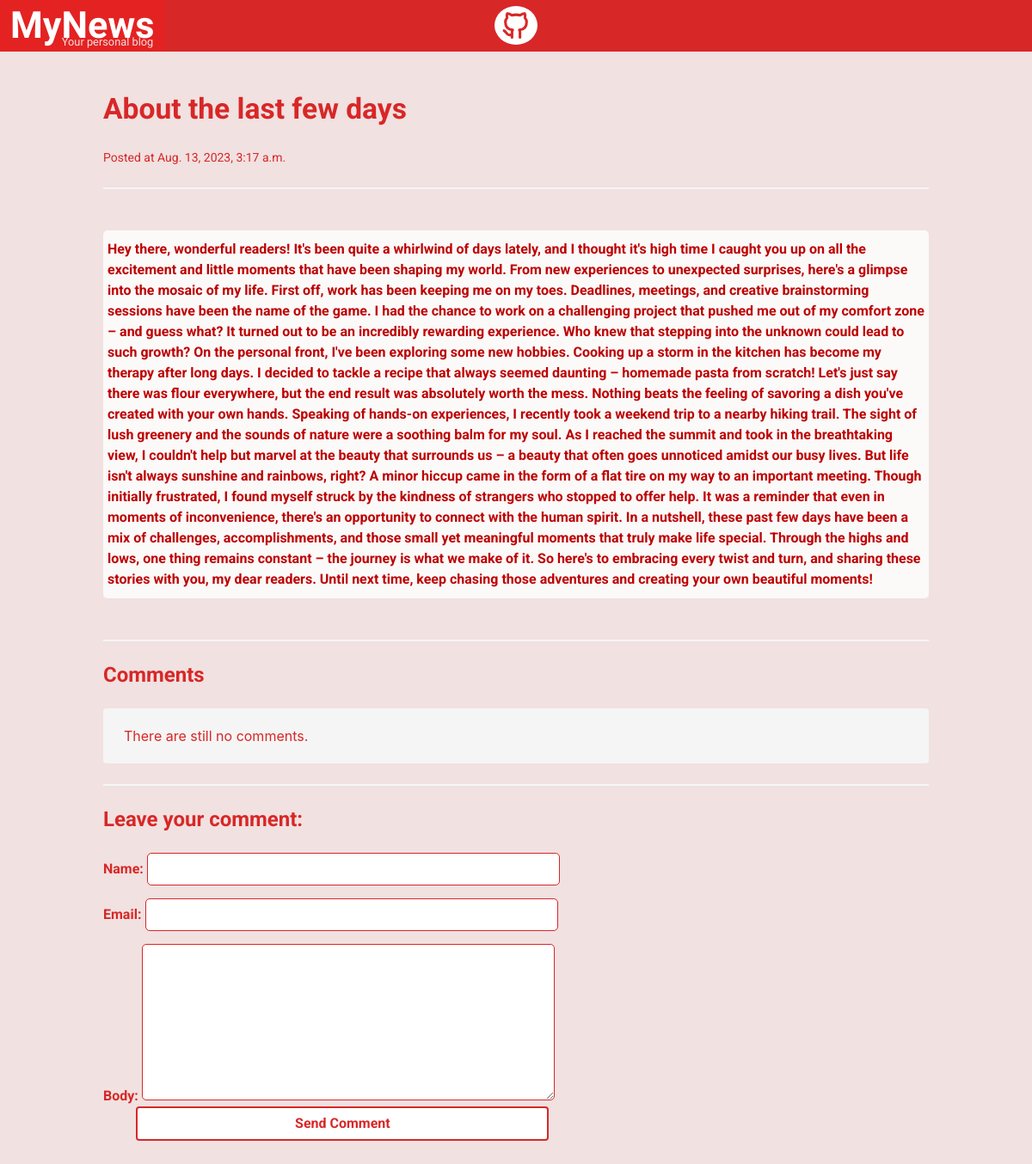
The app's page /post1/ with its own data.
### blog/models.py (models this page shows)
class Post(models.Model):
    title = models.CharField(max_length=155)
    slug = models.SlugField()
    intro = models.TextField()
    body = models.TextField()
    image = models.ImageField(upload_to='post_images', default='default-image.png')
    date_added = models.DateTimeField(auto_now_add=True)
    class Meta:
        ordering = ['-date_added']

### blog/views.py (the view)
# urls.py: path('<slug:slug>/', post_detail, name='post_detail'),
def post_detail(request, slug):
    post = Post.objects.get(slug=slug)
    if request.method == 'POST':
        form = CommentForm(request.POST)
        if form.is_valid():
            comment = form.save(commit=False)
            comment.post = post
            comment.save()
            return redirect('post_detail', slug=post.slug)
    else:
        form = CommentForm()
    return render(request, 'blog/post_detail.html', {'post': post, 'form': form})

### blog/forms.py
class CommentForm(forms.ModelForm):
    class Meta:
        model = Comment
        fields = ['name', 'email','body']

### blog/templates/blog/post_detail.html (shortened to what this page needs)
{% extends 'blog/base.html' %}
{% block content %}
    <h1 class="title text red">{{ post.title }}</h1>
    <small class="date red text">Posted at {{ post.date_added }}</small>
    <hr>
    <div class="body-div">
        <br><p class="p-body dark-red text">{{ post.body }}</p><br>
    </div>
    <hr>
    <h2 class="subtitle red text">Comments</h2>
    {% for comment in post.comments.all %}
        <article class="media">
            <div class="media-content">
                <div class="content">
                    <p class="comment">
                        <strong class="comment-name red text">{{ comment.name }}:</strong>
                        <br>
                        {{ comment.body }}
                        <br> <small class="date text red">{{ comment.date_added }}</small>
                    </p>
                </div>
            </div>
        </article>
    {% empty %}
        <div class="notification red">There are still no comments.</div>
    {% endfor %}
    <hr>
    <h2 class="subtitle red text">Leave your comment:</h2>
    <form method="post" action=".">
        <div class="input-group">
            {{ form.as_p }}
        </div>
        <div class="field">
            <div class="control">
                <button class="button">
                    Send Comment
                </button>
            </div>
        </div>
    </form>
{% endblock %}

### static/css/base.css (style rules this page uses)
:root { --primary-color: rgb(241, 225, 225); --secondary-color: rgb(216, 39, 39); --tertiary-color: rgb(189, 0, 0); }
body { background-color: var(--primary-color); }

### static/css/frontpage.css (style rules this page uses)
.red { color: var(--secondary-color); }
.dark-red { color: var(--tertiary-color); }
.subtitle { font-weight: bold; font-size: 1.5em; }
.date { font-weight: light; }

### static/css/post_detail.css (style rules this page uses)
.text { font-family: 'Roboto', sans-serif !important; font-weight: bold; }
.title { font-size: 2.1em; }
.p-body { background-color: rgba(255, 255, 255,0.8); border-radius: 5px; padding: 10px 5px 10px 5px; }
.date { font-weight: 400; font-style: normal; }
.input-group { display: flex; flex-direction: column; gap: 15px; }
.input-group label { font-weight: bold; font-family: 'Roboto', sans-serif !important; color: var(--secondary-color); }
.input-group input, .input-group textarea { width: 50%; padding: 10px; border: 1px solid var(--secondary-color); border-radius: 5px; box-sizing: border-box; }
.button { display: flex; justify-content: center; border: 2px solid var(--secondary-color); color: var(--secondary-color); font-weight: bold; font-family: 'Roboto', sans-serif !important; width: 50%; margin-left: 4%; }

### records on screen
Post: title "About the last few days", date_added "Aug. 13, 2023, 3:17 a.m.", body "Hey there, wonderful readers! It's been quite a whirlwind of days lately, and I thought it's high time I caught you up on all the excitement and little moments that have been shaping my world. From new experiences to unexpected surprises, here's a glimpse into the mosaic of my life. First off, work has been keeping me on my toes. Deadlines, meetings, and creative brainstorming sessions have been the name of the game. I had the chance to work on a challenging project that pushed me out of my comfort zone – and guess what? It turned out to be an incredibly rewarding experience. Who knew that stepping into the unknown could lead to such growth? On the personal front, I've been exploring some…"
